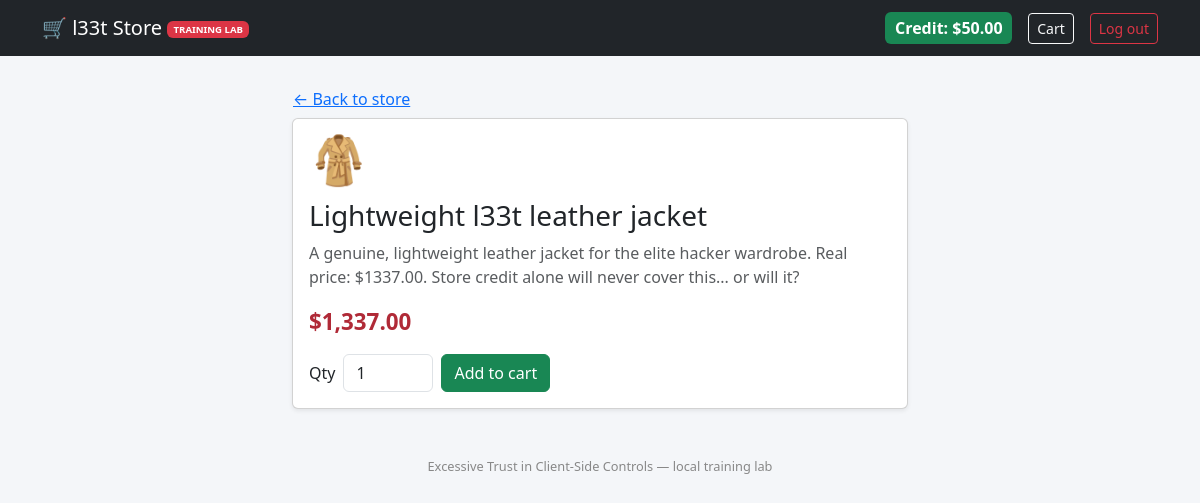
The page /product.php?id=1 (signed in) on the database its author committed.
### tables this page shows
CREATE TABLE users (
    id           INT AUTO_INCREMENT PRIMARY KEY,
    username     VARCHAR(50)  NOT NULL UNIQUE,
    password     VARCHAR(255) NOT NULL,
    store_credit DECIMAL(10,2) NOT NULL DEFAULT 0.00
);

CREATE TABLE products (
    id           INT AUTO_INCREMENT PRIMARY KEY,
    name         VARCHAR(255) NOT NULL,
    description  TEXT,
    price        DECIMAL(10,2) NOT NULL,
    image_emoji  VARCHAR(10) DEFAULT '🧥'
);

### config.php (called while the page is built, shortened)
<?php
function current_user(PDO $pdo): ?array
{
    $stmt = $pdo->prepare('SELECT * FROM users WHERE id = ?');
    $stmt->execute([$_SESSION['user_id']]);
    $user = $stmt->fetch();
    return $user ?: null;
}
function e(string $value): string
{
    return htmlspecialchars($value, ENT_QUOTES, 'UTF-8');
}

### product.php (the view, shortened to what this page needs)
<?php
require __DIR__ . '/config.php';
$user = current_user($pdo);
$id = isset($_GET['id']) ? (int) $_GET['id'] : 0;
$stmt = $pdo->prepare('SELECT * FROM products WHERE id = ?');
$stmt->execute([$id]);
$product = $stmt->fetch();
?>
<!DOCTYPE html>
<html lang="en">
<head>
    <link href="https://cdn.jsdelivr.net/npm/bootstrap@5.3.3/dist/css/bootstrap.min.css" rel="stylesheet">
    <link href="style.css" rel="stylesheet">
</head>
<body>
<nav class="navbar navbar-expand-lg navbar-dark bg-dark">
    <div class="container">
        <a class="navbar-brand" href="index.php">🛒 l33t Store <span class="badge bg-danger">TRAINING LAB</span></a>
        <div class="d-flex align-items-center gap-3">
            <span class="credit-badge">Credit: $<?= number_format((float)$user['store_credit'], 2) ?></span>
            <a href="cart.php" class="btn btn-outline-light btn-sm">Cart</a>
            <a href="logout.php" class="btn btn-outline-danger btn-sm">Log out</a>
        </div>
    </div>
</nav>
<div class="container mt-4" style="max-width: 640px;">
    <a href="index.php" class="btn btn-link px-0">&larr; Back to store</a>
    <div class="card shadow-sm">
        <div class="card-body">
            <div class="product-emoji mb-3"><?= e($product['image_emoji']) ?></div>
            <h3><?= e($product['name']) ?></h3>
            <p class="text-muted"><?= e($product['description']) ?></p>
            <div class="price-tag mb-3">$<?= number_format((float)$product['price'], 2) ?></div>
            <form method="POST" action="cart.php" class="row g-2 align-items-center">
                <div class="col-auto">
                    <label class="col-form-label">Qty</label>
                </div>
                <div class="col-auto">
                    <input type="number" name="quantity" value="1" min="1" max="10" class="form-control" style="width:90px;">
                </div>
                <div class="col-auto">
                    <button type="submit" class="btn btn-success">Add to cart</button>
                </div>
            </form>
        </div>
    </div>
</div>
<footer class="lab-footer">Excessive Trust in Client-Side Controls &mdash; local training lab</footer>
</body>
</html>

### style.css (style rules this page uses)
body { background-color: #f4f6f9; color: #222; }
.navbar-brand span.badge { font-size: 0.6rem; vertical-align: middle; }
.product-emoji { font-size: 3rem; line-height: 1; }
.price-tag { font-weight: 700; font-size: 1.4rem; color: #b02a37; }
.credit-badge { background: #198754; color: #fff; border-radius: 6px; padding: 0.25rem 0.6rem; font-weight: 600; }
footer.lab-footer { color: #888; font-size: 0.8rem; margin-top: 3rem; text-align: center; }

### rows shown on the page
users: store_credit "50.00"
products: image_emoji "🧥", name "Lightweight l33t leather jacket", description "A genuine, lightweight leather jacket for the elite hacker wardrobe. Real price: $1337.00. Store credit alone will never cover this... or will it?", price "1,337.00"
